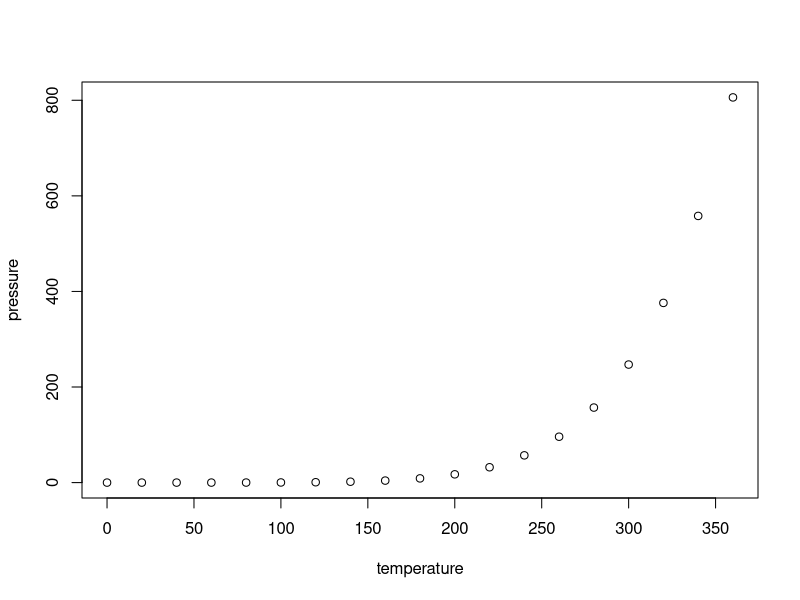
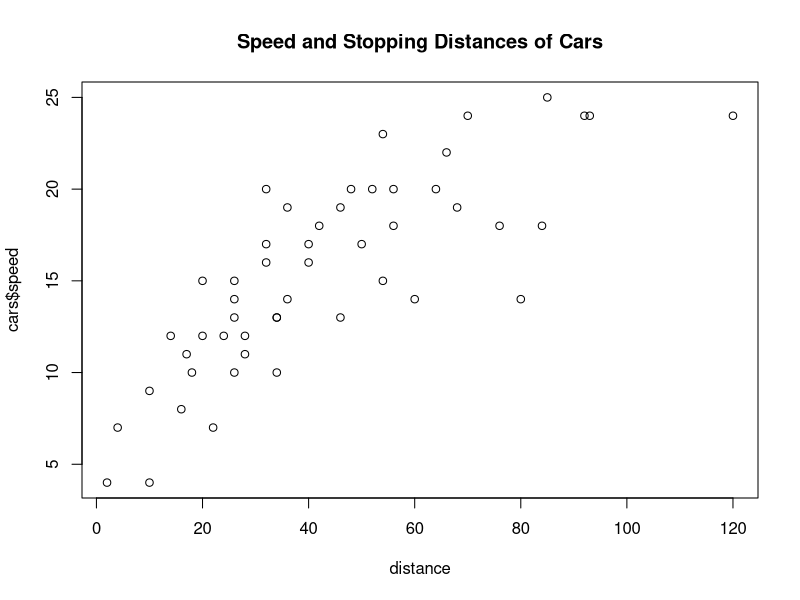

Recreate these plots in R, in order. (Note: this script raises an error after producing the figures.)
## ---- chunk 1
knitr::opts_chunk$set(echo = TRUE)
## ---- chunk 2
summary(cars)
## ---- chunk 3
plot(pressure)
## ---- chunk 4
? median
head(pressure, n = 10)
head(pressure)
## ---- chunk 5
median(cars$dist)
mean(cars$speed)
summary(cars)
plot(x = cars$dist, 
     y = cars$speed, 
     type = "p", 
     axes = TRUE, 
     xlab = "distance", 
     main = "Speed and Stopping Distances of Cars")
## ---- chunk 6
iris
x <- (iris$Sepal.Length[which(iris$Species == "versicolor")][25])
y <- (iris$Sepal.Length[which(iris$Species == "versicolor")][26])
sum(x,y)
#b
sum(iris$Petal.Length[which(iris$Petal.Length >= 0 && iris$Petal.Length <= 3)])
#c
x<- iris$Sepal.Length[which(iris$Species == "virginica")][10]
x*4/(2^3)
#d
x<- sum(iris$Sepal.Width[which(iris$Species == "setosa")])
4*(x/2)^3
## ---- chunk 7
#a
set.seed(13) ## set the random seed
x <- rnorm(n = 20) ## generate predictor variable
y <- rnorm(n = 20, mean = x) ## generate response variable plot(y ~ x, pch = 19) ## plot (x,y) pairs
plot(y ~ x, pch = 19)
#b
set.seed(14) ## set the random seed
x <- rnorm(n = 20) ## generate predictor variable
y <- rnorm(n = 20, mean = x) ## generate response variable plot(y ~ x, pch = 19) ## plot (x,y) pairs
plot(y ~ x, pch = 19)
#c 
#According to the result in the plot picture, the result is different.
#d
#The R will return the same value for each set.seed(value). If we need to get the results to be reproducible, set the random seed is valuable.
## ---- chunk 8
#a

